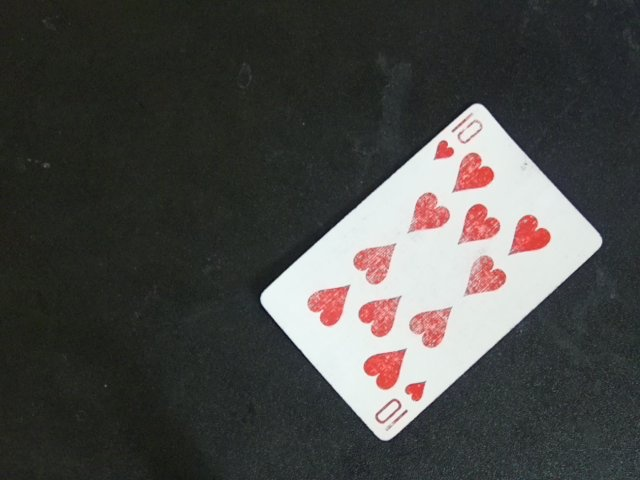
#> input picture cv/card_dataset_tool/dataset/quarantine/raw/20260403_004636_10H_raw.jpg, 640 x 480 px
$ python -i app.py   (imports and definitions only)
#> lines starting #> are read from the running program, lines starting #| are printed output that depends on the picture; after the words box and inside, x2 and y2 are one past the last pixel; in counts of white or black regions, pixels touching at a corner belong together
#> further down, picture is the input picture: shape (480, 640, 3); mean B, G, R 71.1, 73.2, 73.6
import argparse
import sys
import time
from dataclasses import dataclass
from pathlib import Path
from typing import Dict, Optional, Tuple

import cv2
import numpy as np

REPO_ROOT = Path(__file__).resolve().parents[2]
if str(REPO_ROOT) not in sys.path:
    sys.path.insert(0, str(REPO_ROOT))

from cv.card_common.camera import CameraOptions, open_camera


CARD_WIDTH = 360
CARD_HEIGHT = 520
CARD_ASPECT_RATIO = CARD_HEIGHT / CARD_WIDTH
ASPECT_RATIO_TOLERANCE = 0.35
RANK_ROI = (18, 16, 92, 132)
SUIT_ROI = (18, 126, 92, 96)


@dataclass
class TemplateMatch:
    label: str
    score: float


# [47 lines left out: functions parse_args, order_quad, warp_card, not called in this run]


def preprocess(frame: np.ndarray) -> Tuple[np.ndarray, np.ndarray]:
    gray = cv2.cvtColor(frame, cv2.COLOR_BGR2GRAY)
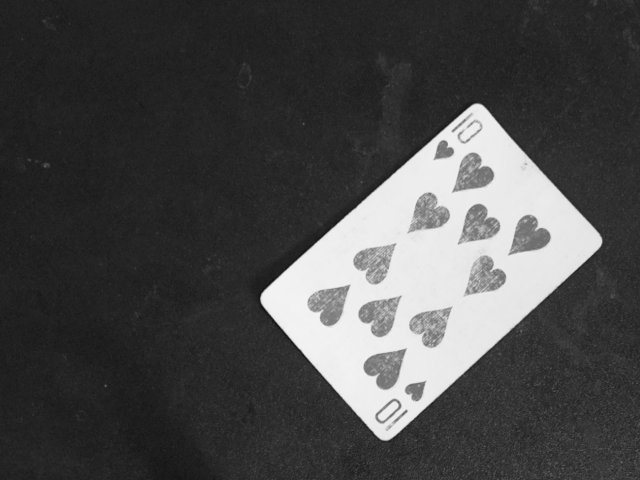
#> gray: shape (480, 640); min 12, max 250, mean 73.1
    blurred = cv2.GaussianBlur(gray, (5, 5), 0)
    edges = cv2.Canny(blurred, 60, 140)
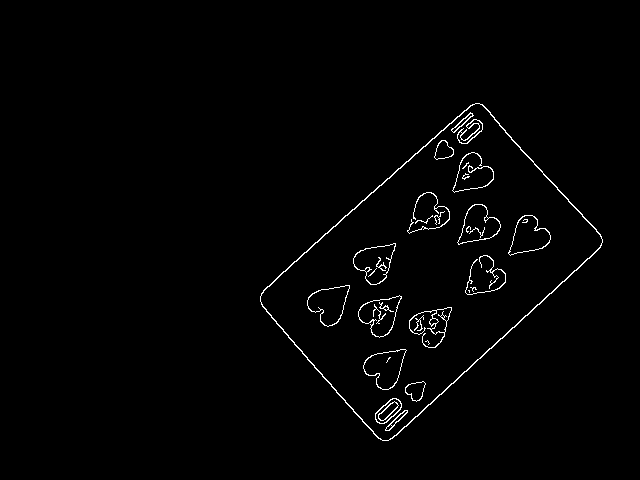
#> edges: shape (480, 640); 1.3% white in thin lines or dots, all inside (x1, y1, x2, y2) = (260, 103, 603, 441)
    kernel = np.ones((3, 3), dtype=np.uint8)
    edges = cv2.dilate(edges, kernel, iterations=1)
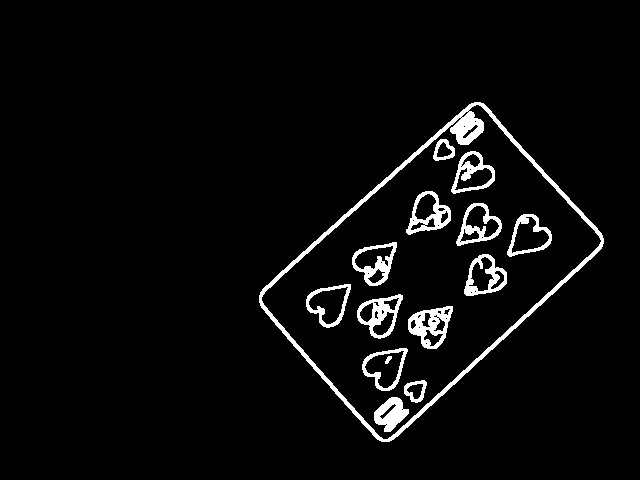
#> edges: shape (480, 640); 4.2% white; 15 white regions, largest, box (x1, y1, x2, y2) and area: (259, 102, 604, 442) 4720, (408, 306, 453, 349) 957, (357, 294, 403, 339) 805
    edges = cv2.morphologyEx(edges, cv2.MORPH_CLOSE, kernel, iterations=2)
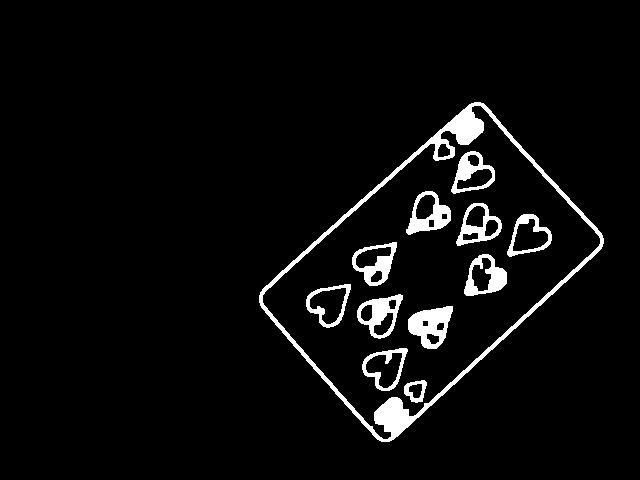
#> edges: shape (480, 640); 4.5% white; 12 white regions, largest, box (x1, y1, x2, y2) and area: (259, 102, 604, 442) 5998, (408, 306, 453, 349) 1149, (357, 294, 403, 339) 894
    return gray, edges


# [207 lines left out: functions contour_has_card_shape, find_card_quad, normalize_patch, load_templates, best_template_match, identify_card and 5 more, not called in this run]


# [2 lines not run here, left out]

>>> import cv2
>>> picture = cv2.imread('../card_dataset_tool/dataset/quarantine/raw/20260403_004636_10H_raw.jpg')
>>> result = preprocess(picture)

$ run again, on cv/card_dataset_tool/dataset/quarantine/raw/20260407_001335_10H_raw.jpg
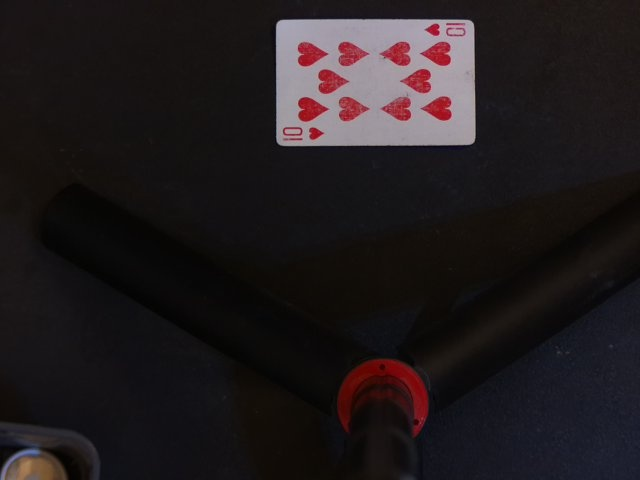
#> input picture cv/card_dataset_tool/dataset/quarantine/raw/20260407_001335_10H_raw.jpg, 640 x 480 px
#> picture is the input picture: shape (480, 640, 3); mean B, G, R 29.3, 27.4, 33.2
#> in preprocess, `edges = cv2.Canny(blurred, 60, 140)`:
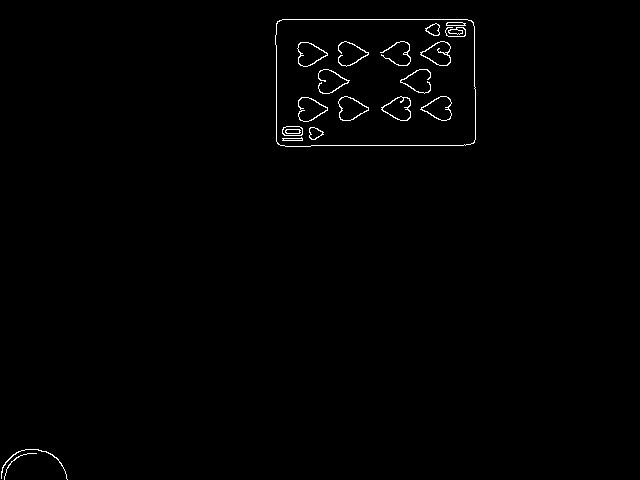
#> edges: shape (480, 640); 0.76% white in thin lines or dots, all inside (x1, y1, x2, y2) = (1, 19, 476, 480)
#> in preprocess, `edges = cv2.morphologyEx(edges, cv2.MORPH_CLOSE, kernel, iterations=2)`:
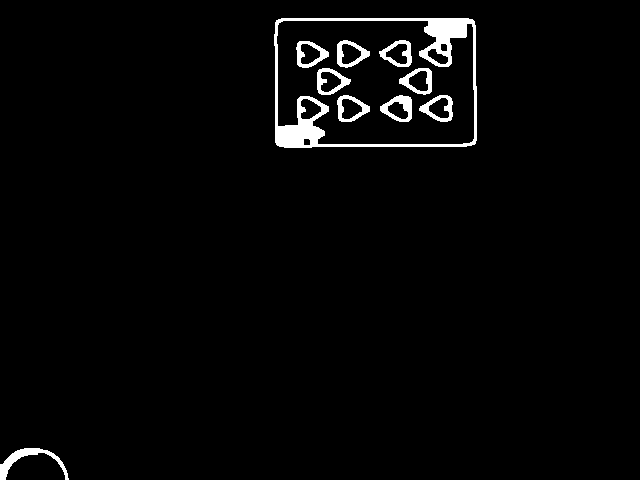
#> edges: shape (480, 640); 2.6% white; 10 white regions, largest, box (x1, y1, x2, y2) and area: (274, 18, 477, 148) 4290, (0, 448, 69, 480) 578, (380, 95, 412, 122) 418

$ run again, on cv/card_dataset_tool/dataset/quarantine/raw/20260403_180719_8D_raw.jpg
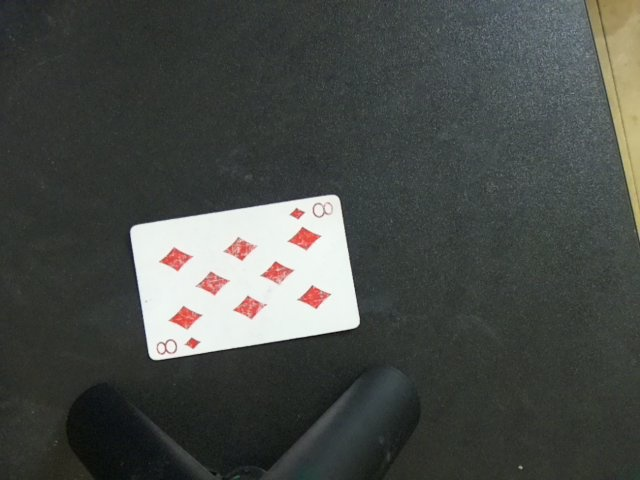
#> input picture cv/card_dataset_tool/dataset/quarantine/raw/20260403_180719_8D_raw.jpg, 640 x 480 px
#> picture is the input picture: shape (480, 640, 3); mean B, G, R 72.2, 75.8, 72.4
#> in preprocess, `edges = cv2.Canny(blurred, 60, 140)`:
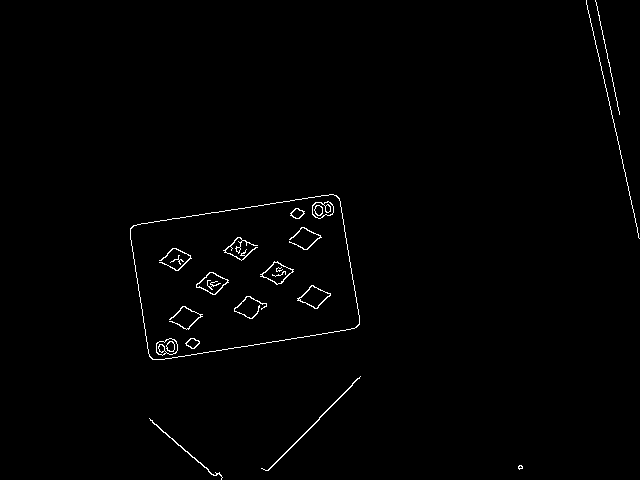
#> edges: shape (480, 640); 0.89% white in thin lines or dots, all inside (x1, y1, x2, y2) = (130, 0, 640, 480)
#> in preprocess, `edges = cv2.morphologyEx(edges, cv2.MORPH_CLOSE, kernel, iterations=2)`:
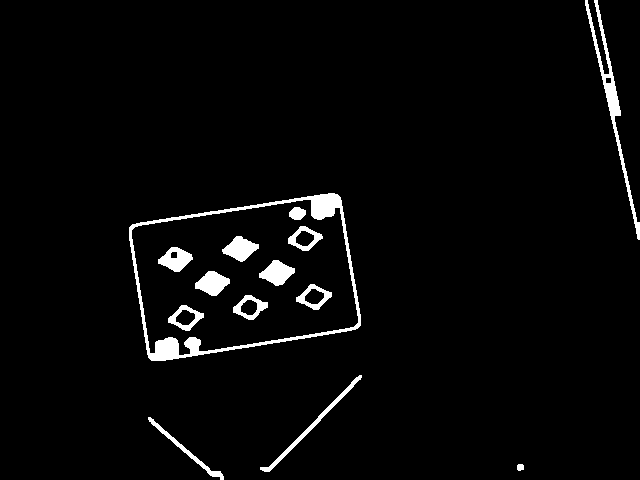
#> edges: shape (480, 640); 3.1% white; 14 white regions, largest, box (x1, y1, x2, y2) and area: (129, 193, 361, 361) 3425, (585, 0, 640, 240) 1409, (260, 375, 362, 472) 596
